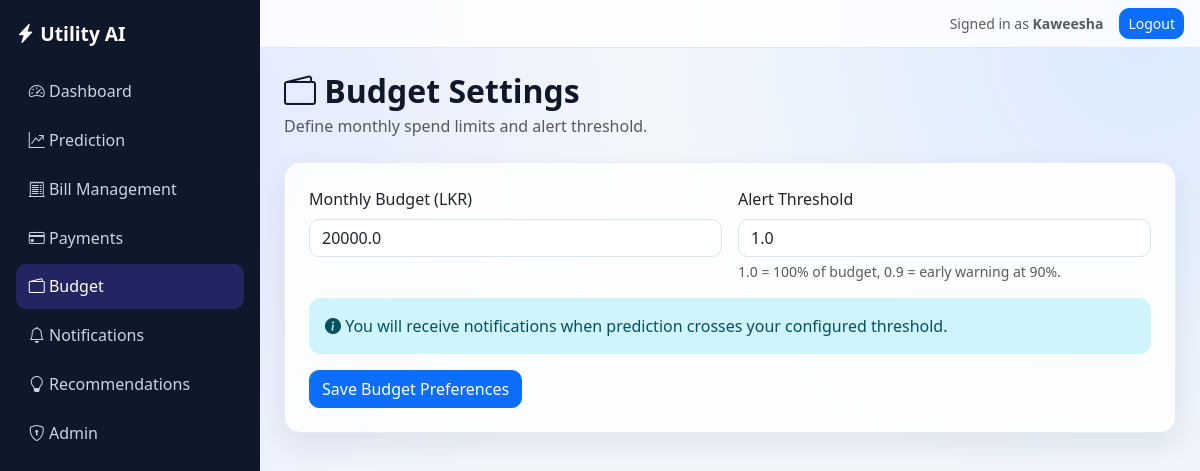
Screenshot of /budget/ (signed in) with the database file from the repository.
### app/models.py (models this page shows, shortened)
class User(UserMixin, db.Model):
    __tablename__ = "users"
    id = db.Column(db.Integer, primary_key=True)
    username = db.Column(db.String(80), unique=True, nullable=False)
    email = db.Column(db.String(120), unique=True)
    password_hash = db.Column(db.String(255), nullable=False)
    is_admin = db.Column(db.Boolean, default=False)
    created_at = db.Column(db.DateTime, default=datetime.utcnow)
    bills = db.relationship("Bill", backref="user", lazy="dynamic")
    predictions = db.relationship("Prediction", backref="user", lazy="dynamic")
    budget_setting = db.relationship("BudgetSetting", backref="user", uselist=False)
    payments = db.relationship("Payment", backref="user", lazy="dynamic")
    notifications = db.relationship("Notification", backref="user", lazy="dynamic")

class BudgetSetting(db.Model):
    __tablename__ = "budget_settings"
    id = db.Column(db.Integer, primary_key=True)
    user_id = db.Column(db.Integer, db.ForeignKey("users.id"), unique=True, nullable=False)
    monthly_budget = db.Column(db.Float, default=20000)
    alert_threshold = db.Column(db.Float, default=1.0)
    updated_at = db.Column(db.DateTime, default=datetime.utcnow, onupdate=datetime.utcnow)

### app/routes/budget.py (the view)
@budget_bp.route("/", methods=["GET", "POST"])
@login_required
def settings():
    budget = BudgetSetting.query.filter_by(user_id=current_user.id).first()
    if not budget:
        budget = BudgetSetting(user_id=current_user.id, monthly_budget=20000)
        db.session.add(budget)
        db.session.commit()
    if request.method == "POST":
        budget.monthly_budget = float(request.form.get("monthly_budget", 20000) or 20000)
        budget.alert_threshold = float(request.form.get("alert_threshold", 1.0) or 1.0)
        db.session.commit()
        flash("Budget settings saved.", "success")
        return redirect(url_for("budget.settings"))
    return render_template("budget/settings.html", budget=budget)

### app/templates/budget/settings.html (shortened to what this page needs)
{% extends "base.html" %}
{% block content %}
<div class="d-flex justify-content-between align-items-center mb-4">
    <div>
        <h2 class="page-title mb-1"><i class="bi bi-wallet2"></i> Budget Settings</h2>
        <p class="text-muted mb-0">Define monthly spend limits and alert threshold.</p>
    </div>
</div>
<div class="card ui-card">
    <div class="card-body p-4">
        <form method="post" class="row g-3 needs-validation" novalidate>
            <div class="col-md-6">
                <label class="form-label">Monthly Budget (LKR)</label>
                <input type="number" name="monthly_budget" class="form-control" value="{{ budget.monthly_budget }}" step="1" min="0" required>
            </div>
            <div class="col-md-6">
                <label class="form-label">Alert Threshold</label>
                <input type="number" name="alert_threshold" class="form-control" value="{{ budget.alert_threshold or 1.0 }}" step="0.05" min="0.1" max="2.0" required>
                <div class="form-text">1.0 = 100% of budget, 0.9 = early warning at 90%.</div>
            </div>
            <div class="col-12">
                <div class="alert alert-info border-0 mb-0">
                    <i class="bi bi-info-circle-fill"></i>
                    You will receive notifications when prediction crosses your configured threshold.
                </div>
            </div>
            <div class="col-12">
                <button type="submit" class="btn btn-primary btn-modern">Save Budget Preferences</button>
            </div>
        </form>
    </div>
</div>
{% endblock %}

### app/templates/base.html (shortened to what this page needs)
<!DOCTYPE html>
<html lang="en">
<head>
    <link href="https://cdn.jsdelivr.net/npm/bootstrap@5.3.3/dist/css/bootstrap.min.css" rel="stylesheet">
    <link href="https://cdn.jsdelivr.net/npm/bootstrap-icons@1.11.3/font/bootstrap-icons.css" rel="stylesheet">
    <link href="{{ url_for('static', filename='css/app.css') }}" rel="stylesheet">
</head>
<body>
    <div class="app-shell">
        <aside class="sidebar-panel d-flex flex-column">
            <div class="sidebar-brand">
                <i class="bi bi-lightning-charge-fill"></i>
                <span>Utility AI</span>
            </div>
            {% if current_user.is_authenticated %}
            <nav class="nav flex-column gap-1">
                <a class="nav-link {% if request.endpoint == 'main.dashboard' %}active{% endif %}" href="{{ url_for('main.dashboard') }}"><i class="bi bi-speedometer2"></i> Dashboard</a>
                <a class="nav-link {% if request.blueprint == 'predict' %}active{% endif %}" href="{{ url_for('predict.predict_page') }}"><i class="bi bi-graph-up-arrow"></i> Prediction</a>
                <a class="nav-link {% if request.blueprint == 'bills' %}active{% endif %}" href="{{ url_for('bills.list_bills') }}"><i class="bi bi-receipt-cutoff"></i> Bill Management</a>
                <a class="nav-link {% if request.blueprint == 'payments' %}active{% endif %}" href="{{ url_for('payments.history') }}"><i class="bi bi-credit-card"></i> Payments</a>
                <a class="nav-link {% if request.blueprint == 'budget' %}active{% endif %}" href="{{ url_for('budget.settings') }}"><i class="bi bi-wallet2"></i> Budget</a>
                <a class="nav-link {% if request.endpoint == 'main.notifications' %}active{% endif %}" href="{{ url_for('main.notifications') }}"><i class="bi bi-bell"></i> Notifications</a>
                <a class="nav-link {% if request.endpoint == 'main.recommendations' %}active{% endif %}" href="{{ url_for('main.recommendations') }}"><i class="bi bi-lightbulb"></i> Recommendations</a>
                {% if current_user.is_admin %}
                <a class="nav-link {% if request.blueprint == 'admin' %}active{% endif %}" href="{{ url_for('admin.index') }}"><i class="bi bi-shield-lock"></i> Admin</a>
                {% endif %}
            </nav>
            {% endif %}
        </aside>
        <div class="main-panel">
            <nav class="navbar navbar-expand-lg topbar px-3">
                <div class="ms-auto d-flex align-items-center gap-3">
                    {% if current_user.is_authenticated %}
                    <span class="text-muted small">Signed in as <strong>{{ current_user.username }}</strong></span>
                    <a class="btn btn-sm btn-primary" href="{{ url_for('auth.logout') }}">Logout</a>
                    {% endif %}
                </div>
            </nav>
            <main class="p-3 p-lg-4">
                {% block content %}{% endblock %}
            </main>
        </div>
    </div>
</body>
</html>

### app/static/css/app.css (style rules this page uses)
:root { --primary: #4f46e5; --primary-soft: #eef0ff; --text-dark: #0f172a; --text-muted: #64748b; --surface: #ffffff; --bg: #f3f6fb; --border: #e2e8f0; }
body { font-family: "Segoe UI", Tahoma, sans-serif; color: var(--text-dark); background: radial-gradient(circle at 10% 15%, #e0e7ff 0%, rgba(224, 231, 255, 0) 40%), radial-gradient(circle at 95% 5%, #dbeafe 0%, rgba(219, 234, 254, 0) 35%), var(--bg); }
.app-shell { display: flex; min-height: 100vh; }
.sidebar-panel { width: 260px; background: #0f172a; color: #fff; padding: 1.25rem 1rem; }
.sidebar-brand { font-size: 1.2rem; font-weight: 700; margin-bottom: 1.25rem; }
.sidebar-panel .nav-link { color: #cbd5e1; border-radius: 10px; padding: 0.65rem 0.8rem; transition: 0.2s ease; }
.sidebar-panel .nav-link.active, .sidebar-panel .nav-link:hover { background: rgba(79, 70, 229, 0.3); color: #fff; }
.main-panel { flex: 1; }
.topbar { background: rgba(255, 255, 255, 0.8); border-bottom: 1px solid var(--border); backdrop-filter: blur(8px); }
.page-title { font-weight: 700; }
.ui-card, .metric-card, .auth-card { background: rgba(255, 255, 255, 0.85); border: 1px solid rgba(226, 232, 240, 0.8); border-radius: 16px; box-shadow: 0 12px 30px rgba(15, 23, 42, 0.08); }
.btn-modern { border-radius: 10px; }
.form-control, .form-select { border-radius: 10px; border-color: #dbe3ef; }
.btn { border-radius: 10px; }
.alert { border-radius: 12px; }

### rows the page displays
User: username "Kaweesha"
BudgetSetting: monthly_budget "20000.0", alert_threshold "1.0"
